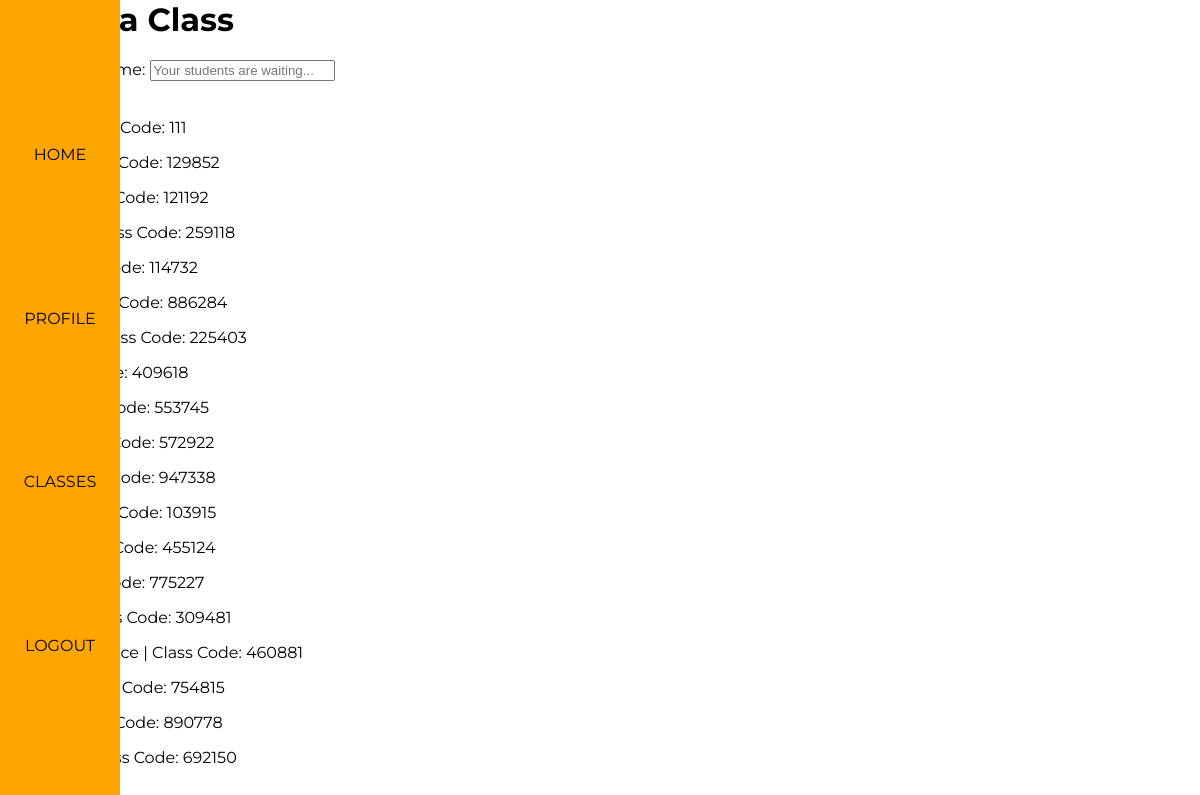
The page /user/Cat/create_class (signed in) on the database its author committed.
### app/models.py (models this page shows, shortened)
class Courses(db.Model):
    id = db.Column(db.Integer, primary_key=True) # Always need ID
    course_name = db.Column(db.String(140), index=False, unique=False) # Not indexable or unique bc many people can have the same course
    code = db.Column(db.Integer, index=True, unique=True) # Indexable to link it back to the course name
    teacher_id = db.Column(db.Integer, db.ForeignKey('user.id'))  # Taking the user ID from the user model, using backref of teacher will show you the actual teacher
    signups = db.relationship('Signups', backref='course_id', lazy='dynamic') # This will show all the student signups for this course
    reactions = db.relationship('Reactions', backref='course_actual', lazy='dynamic') # This will show all the reactions for this course
    speed = db.relationship('Speed', backref='course_s', lazy='dynamic') # This will show all the speed complaints for this course
    status = db.relationship('Status', backref='s_course_id', lazy='dynamic') # This will show the status of the course, one-to-one relationship

### app/routes.py (the view)
@app.route('/user/<username>/create_class')
@login_required # Have to be logged in as a teacher for this to work
def create(username):
    t_courses_all = Courses.query.filter_by(teacher_id=current_user.id) # All of that teacher's courses
    return render_template('create_class.html', t_courses_all=t_courses_all, title="Create a Class")

### app/models.py (called while the page is built)
@login.user_loader
def load_user(id):
        return User.query.get(int(id))

### app/routes.py (called while the page is built)
@app.before_request # This function will be executed right before the view function
def before_request():
    if current_user.is_authenticated: # Checks whether the current user is logged in
        current_user.last_seen = datetime.utcnow() # Sets the last seen to the date using the UTC time zone
        db.session.commit() # Don't need to do db.session.add() because the user is already in the database (using a current_user)

### app/templates/create_class.html
{% extends "base.html" %}
{% block content %}
    <h1>Create a Class</h1>
    <form action="/user/{{ current_user.username }}/create_class/new" method='post'>
        <label for="title">Enter Class Name: </label>
        <input type="text" name="course_name" placeholder="Your students are waiting...">
        <br>
        <button type="submit">Create</button>
    </form>
    {% for t in t_courses_all %}
        <p>{{ t.course_name }} | Class Code: {{ t.code }}</p>
    {% endfor %}
{% endblock %}

### app/static/css/base.css (style rules this page uses)
body { margin: 0 !important; font-family: "Montserrat", sans-serif; }

### rows shown on the page
Courses: code "111"
Courses: code "129852"
Courses: code "121192"
Courses: code "259118"
Courses: code "114732"
Courses: code "886284"
Courses: code "225403"
Courses: code "409618"
Courses: code "553745"
Courses: code "572922"
Courses: code "947338"
Courses: code "103915"
Courses: code "455124"
Courses: code "775227"
Courses: code "309481"
Courses: code "460881"
Courses: code "754815"
Courses: code "890778"
Courses: code "692150"
